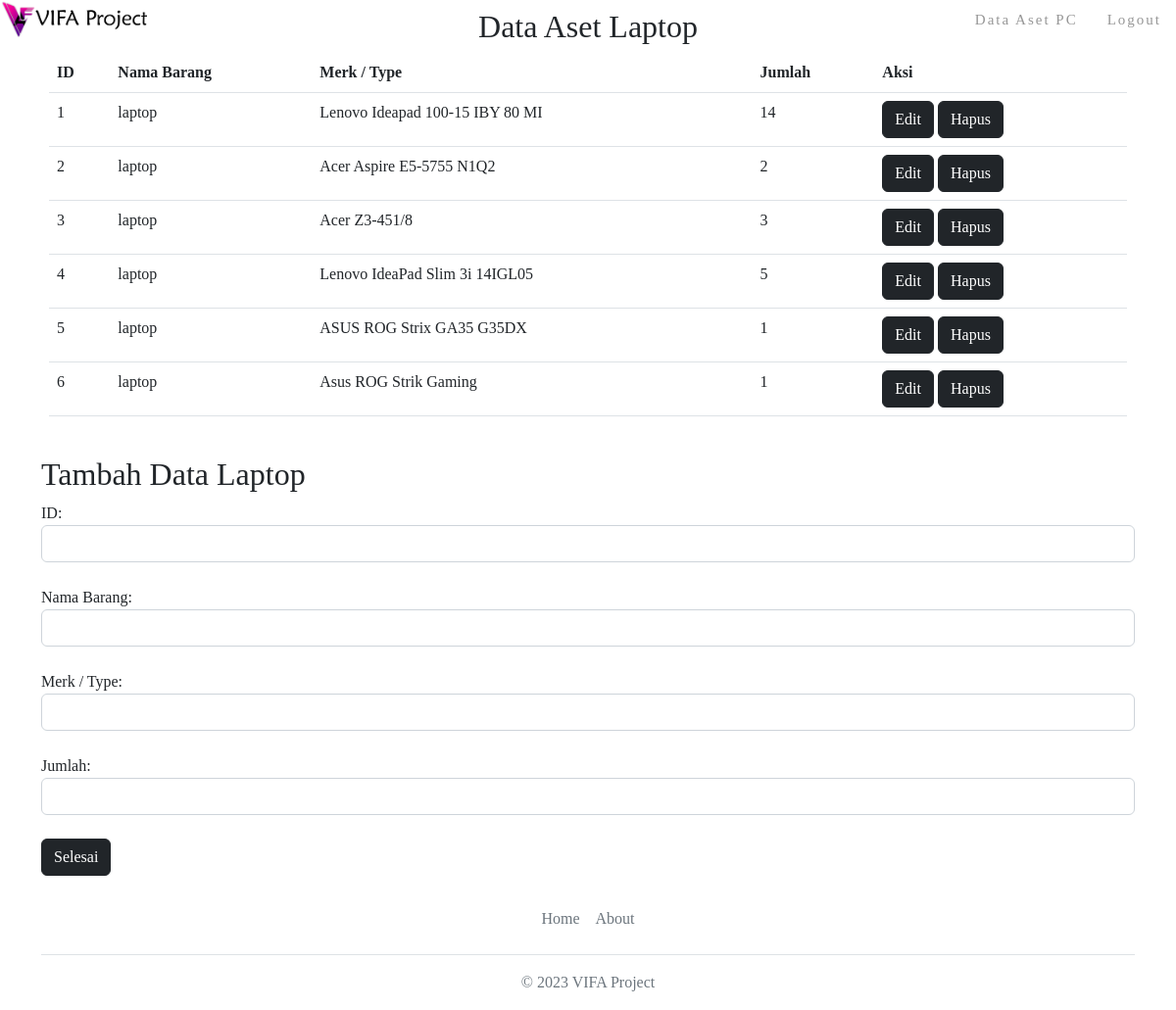
Page /index_lgn.php (signed in) on the committed database.
### tables this page shows
CREATE TABLE `laptop` (
  `id` varchar(3) NOT NULL,
  `namabarang` varchar(50) NOT NULL,
  `merk` varchar(50) NOT NULL,
  `jumlah` varchar(10) NOT NULL
);

### koneksi.php (called while the page is built, shortened)
<?php
$conn = mysqli_connect("localhost","root","","dbaset");
function query($query){
    global $conn;
    $result = mysqli_query($conn,$query);
    $rows = [];
    while ($row = mysqli_fetch_assoc($result)){
        $rows[] = $row;
    }
    return $rows;
}

### data_laptop.php (the view, shortened to what this page needs)
<!DOCTYPE html>
<html lang="en">
<head>
	<link rel="stylesheet" href="style.css">
	<link rel="stylesheet" href="bootstrap.bundle.js">
	<link rel="stylesheet" href="bootstrap.css">
</head>
<body>
<header >
		<img src="vinav.png" id="logo" width='150'>
		<ul class="my-auto">
			<li><a href="index_lgn.php?page=datapc">Data Aset PC</a></li>
			<li><a href="logout.php">Logout</a></li>
		</ul>
	</header>
	<section class="table" id="table">
		<div class="container">
			<div class="row">
				<div class="col-sm-12">
					<h2 class="text-center">Data Aset Laptop</h2>
						<div class="container">
            				<table class="table table-hover">
                				<tr>
                    				<th>ID</th>
                    				<th>Nama Barang</th>
                    				<th>Merk / Type</th>
                    				<th>Jumlah</th>
                    				<th>Aksi</th>
                				</tr>
                				<?php foreach ($vf as $row) :?>
            				<tbody>
                				<div>
                    				<tr>
                        				<td><?= $row["id"];?></td>
                        				<td><?= $row["namabarang"];?></td>
                        				<td><?= $row["merk"];?></td>
                        				<td><?= $row["jumlah"];?></td>
                                        <td>
                                            <a class="btn btn-dark" href="edit.php?id=<?= $row["id"];?>">Edit</a>
                                            <a class="btn btn-dark" href="hapus.php?id=<?= $row["id"];?>"
                                            onclick="return confirm('apakah yakin untuk menghapus data ini?');">Hapus</a>
			                            </td>
                    				</tr>
                				</div>
            				</tbody>
            				<?php endforeach;?>
            				</table>
        				</div>
				</div>
			</div>
		</div>
	</section>
<div class="container">
    <h2>Tambah Data Laptop</h2>
    <form action="" method="POST">
        <div class="form-group">
            <label for="id">ID: </label>
            <input type="text" class="form-control" name="id" id="id" required autocomplete="off">
        </div>
        <br>
        <div class="form-group">
            <label for="namabarang">Nama Barang: </label>
            <input type="text" class="form-control" name="namabarang" id="namabarang" required autocomplete="off">
        </div>
        <br>
        <div class="form-group">
            <label for="merk">Merk / Type: </label>
            <input type="text" class="form-control" name="merk" id="merk" required autocomplete="off">
        </div>
        <br>
        <div class="form-group">
            <label for="jumlah">Jumlah: </label>
            <input type="text" class="form-control" name="jumlah" id="jumlah" required autocomplete="off">
        </div>
        <br>
        <button type="submit" name="submit" class="btn btn-dark">Selesai</button>
    </form>
</div>
<br>
<div class="container mx-auto">
  <footer class="py-0 my-0">
    <ul class="nav justify-content-center border-bottom pb-3 mb-3">
      <li class="nav-item"><a href="#homelgnlp" class="nav-link px-2 text-muted">Home</a></li>
      <li class="nav-item"><a href="about_lgn.php" class="nav-link px-2 text-muted">About</a></li>
    </ul>
    <p class="text-center text-muted">&copy; 2023 VIFA Project</p>
  </footer>
</div>
</body>
</html>

### style.css (style rules this page uses)
* { padding: 0; margin: 0; box-sizing: border-box; font-family: 'Times New Roman'; }
body { background: #ffffff; }
header { position: fixed; top: 0; left: 0; width: 100%; display: flex; justify-content: space-between; align-items: center; transition: 0.6s; padding: 40px 1000x; z-index: 100000; }
header ul { position: relative; display: flex; justify-content: center; align-items: center; }
header ul li { position: relative; list-style: none; }
header ul li a { position: relative; margin: 5px 15px; text-decoration: none; color: rgb(151, 151, 151); letter-spacing: 2px; transition: 0.6s; font-size: 15px; text-align: center; }
body { background: linear-gradient(0deg, #455A64, 50%, #424e5a); font-family: 'Rubik', sans-serif; background: #455A64; height: 100 !important; }

### rows in the picture
laptop: id "1", namabarang "laptop", merk "Lenovo Ideapad 100-15 IBY 80 MI", jumlah "14"
laptop: id "2", namabarang "laptop", merk "Acer Aspire E5-5755 N1Q2", jumlah "2"
laptop: id "3", namabarang "laptop", merk "Acer Z3-451/8", jumlah "3"
laptop: id "4", namabarang "laptop", merk "Lenovo IdeaPad Slim 3i 14IGL05", jumlah "5"
laptop: id "5", namabarang "laptop", merk "ASUS ROG Strix GA35 G35DX", jumlah "1"
laptop: id "6", namabarang "laptop", merk "Asus ROG Strik Gaming", jumlah "1"
